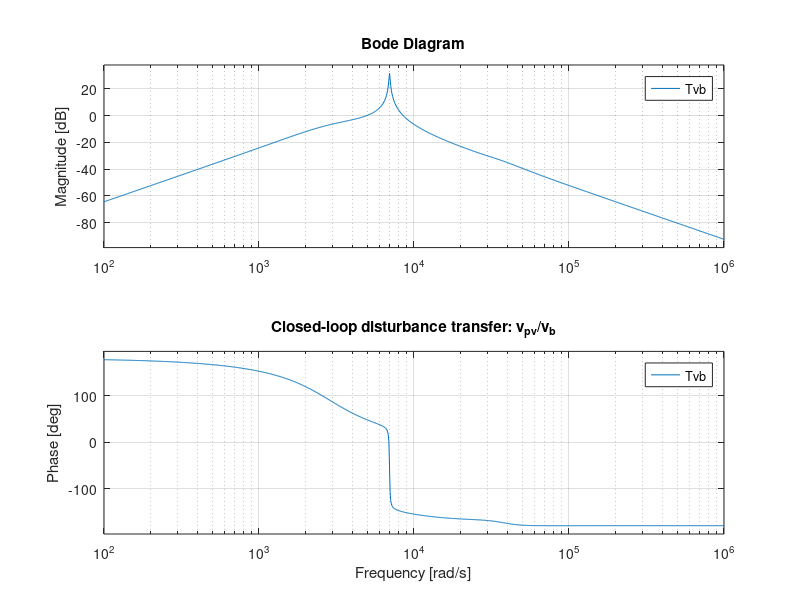

Recreate this plot in MATLAB.
% Parameters
L  = 0.4137e-3;
C  = 50e-6;
RL = 0.03799;
Vb = 750;
D  = 0.5;

s = tf('s');


% Small-signal plants 
den = s^2 + (RL/L)*s + 1/(L*C);

% duty -> iL
Gid = (Vb/L)*s/den;

% iL -> vpv 
Gvi = 1/(C*s);

% vb -> vpv  
Gvb = (D/(L*C))/den;


% Controllers
Kp_v = 0.1939;   Ki_v = 426.5086;
Kp_i = 0.0171549; Ki_i = 754.5;

Ci = Kp_i + Ki_i/s;
Cv = Kp_v + Ki_v/s;


% Cascade + disturbance transfer 
Li = Ci*Gid;
Ti = feedback(Li, 1);                 

Lv = Cv*Gvi*Ti;                       
Tvb = Gvb/(1 + Lv);                   

%Outputs
f = 100;  w = 2*pi*f;
mag100 = abs(squeeze(freqresp(Tvb, w)));
mag100_dB = 20*log10(mag100);

fprintf('vb -> vpv closed-loop disturbance transfer\n');
fprintf('Gain at 100Hz = %.6f  (%.2f dB)\n', mag100, mag100_dB);
fprintf('For 10 V - ripple amplitude = %.3f V\n', 10*mag100);

figure;
bode(Tvb); grid on;
title('Closed-loop disturbance transfer: v_{pv}/v_b');
